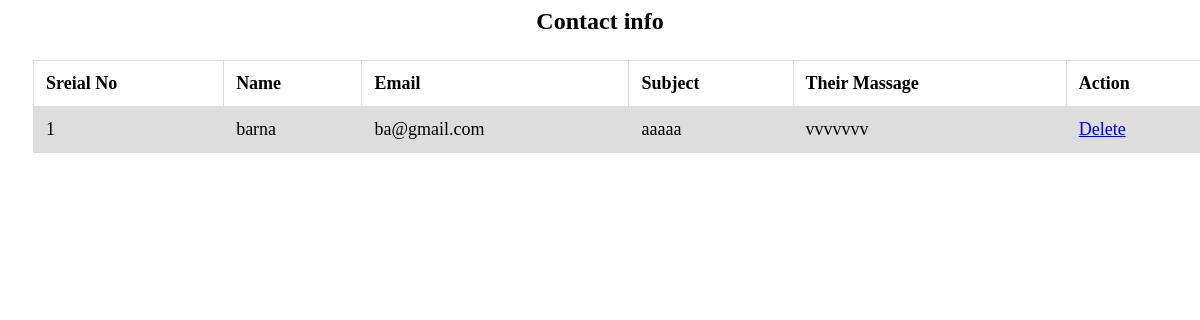
/admin/contactinfo.php, run on the app's committed database.
### tables this page shows
CREATE TABLE `contact` (
  `serialno` int(11) NOT NULL,
  `Name` varchar(50) NOT NULL,
  `Email` varchar(50) NOT NULL,
  `Subject` varchar(100) NOT NULL,
  `Massage` varchar(100) NOT NULL,
  `Userrole` varchar(50) NOT NULL,
  `addedon` timestamp NOT NULL DEFAULT current_timestamp()
);

### db/dbconnect.php (called while the page is built)
<?php
function getDataFromDB($sql)
{
  $newdb = mysqli_connect('localhost', 'root', '', 'project');
  $result = mysqli_query($newdb,$sql) or die(mysqli_error($newdb));
  $container = array();
  while ($a = mysqli_fetch_assoc($result)) {
    $container[] = $a;
  }
  return $container;
}
?>

### admin/contactinfo.php (the view, shortened to what this page needs)
<?php
  require '../db/dbconnect.php';
  $container= getDataFromDB($sql);
  ?>
  <h2 align="center">Contact info</h2>
  <table id= 'myTable' width="95%">
      <tr>
          <th>Sreial No</th>
          <th>Name</th>
          <th>Email</th>
          <th>Subject</th>
          <th>Their Massage</th>
          <th>Action</th>
      </tr>
      <?php
          foreach($container as $row){
      ?>
              <tr>
                  <td><?php echo $row["serialno"] ?></td>
                  <td><?php echo $row["Name"] ?></td>
                  <td><?php echo $row["Email"] ?></td>
                  <td><?php echo $row["Subject"] ?></td>
                  <td><?php echo $row["Massage"] ?></td>
                  <td><a href="deletecontact.php?id=<?php echo $row['serialno'] ?>" class="btn btn-danger btn-sm">Delete</a></td>
              </tr>
          <?php
          }
          ?>
  </table>

### admin/contactinfo.php (style rules this page uses)
table { color: black; margin-top:25px; margin-left:25px; }
h2 { color: black; }
#myTable { border-collapse: collapse; width: 100%; border: 1px solid #ddd; font-size: 18px; }
#myTable th, #myTable td { text-align: left; padding: 12px; }
#myTable tr { border-bottom: 1px solid #ddd; }
td, th { border: 1px solid #dddddd; text-align: left; padding: 8px; }
tr:nth-child(even) { background-color: #dddddd; }

### data on the page
contact: serialno "1", Name "barna", Email "ba@gmail.com", Subject "aaaaa", Massage "vvvvvvv"
